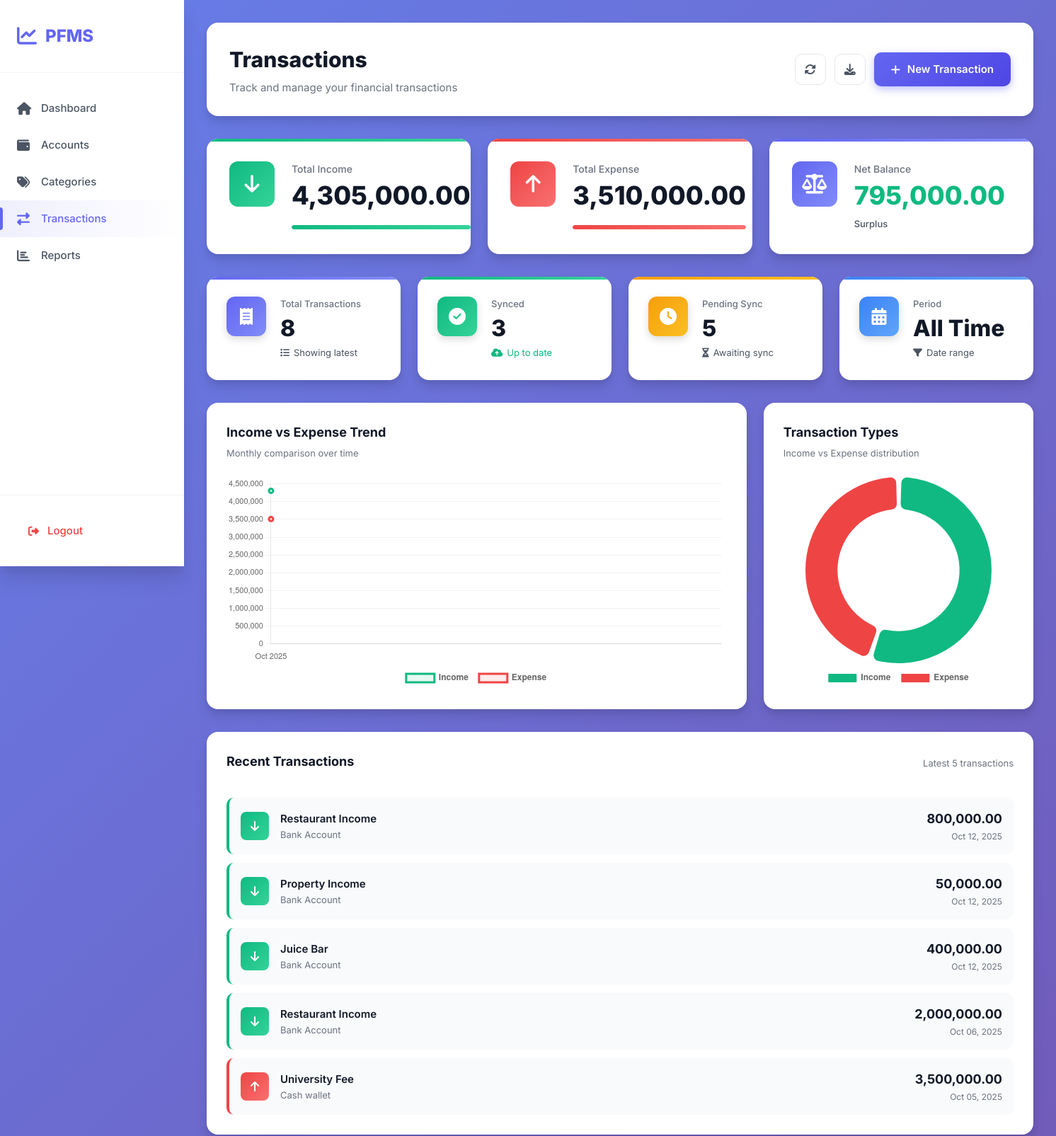
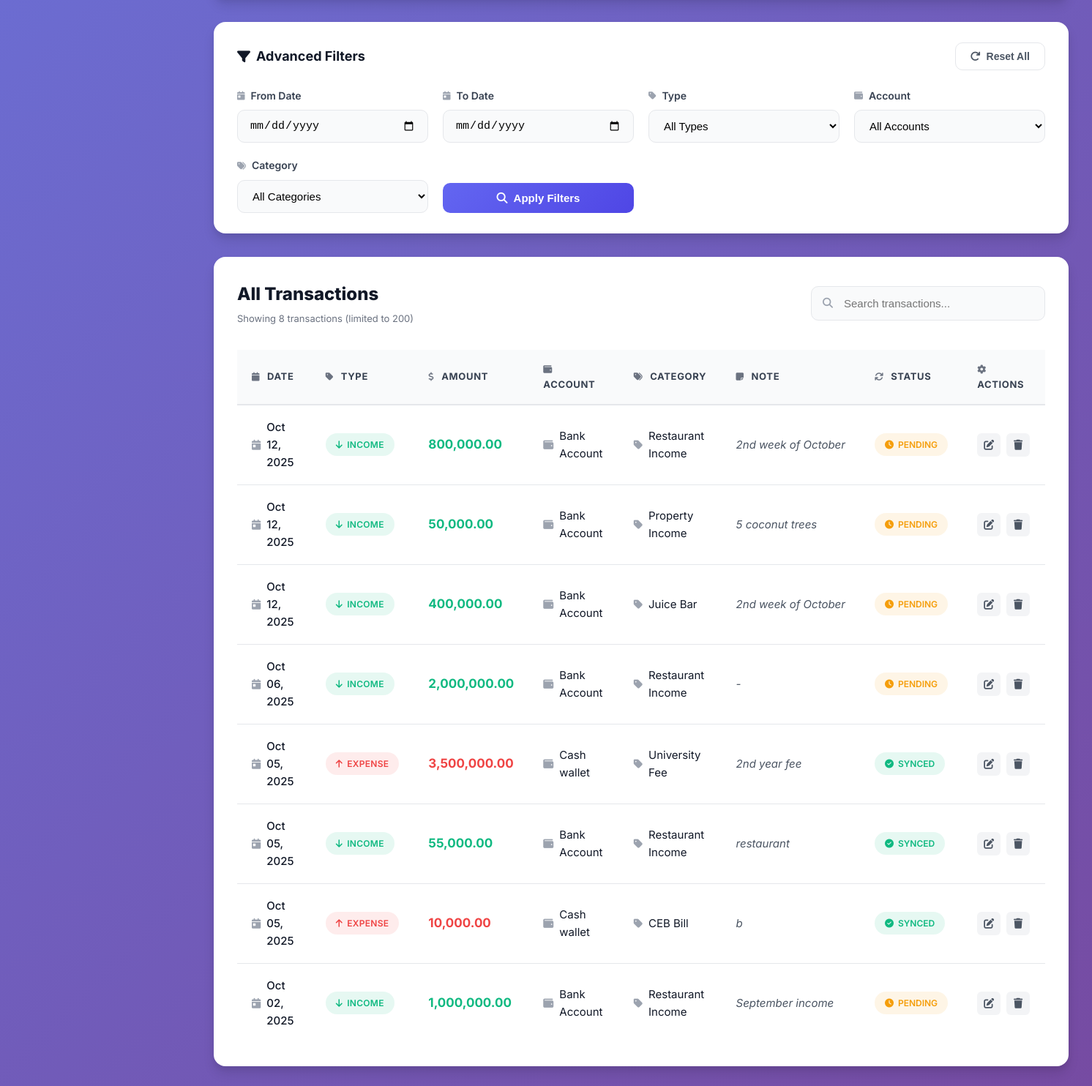
Screenshot of /app/transactions/index.php (signed in) with the database file from the repository (2 pictures, top to bottom).
### tables this page shows
CREATE TABLE TRANSACTIONS_LOCAL (
  local_txn_id       INTEGER PRIMARY KEY AUTOINCREMENT,
  client_txn_uuid    TEXT NOT NULL UNIQUE,
  user_local_id      INTEGER NOT NULL,
  account_local_id   INTEGER NOT NULL,
  category_local_id  INTEGER NOT NULL,
  txn_type           TEXT NOT NULL CHECK(txn_type IN ('INCOME','EXPENSE','TRANSFER')),
  amount             REAL NOT NULL,
  txn_date           TEXT NOT NULL, -- ISO-8601
  note               TEXT,
  sync_status        TEXT NOT NULL DEFAULT 'PENDING' CHECK(sync_status IN ('PENDING','SYNCED','CONFLICT')),
  server_txn_id      INTEGER,
  created_at         TEXT NOT NULL,
  updated_at         TEXT NOT NULL,
  last_sync_at       TEXT,
  FOREIGN KEY(user_local_id)     REFERENCES USERS_LOCAL(local_user_id),
  FOREIGN KEY(account_local_id)  REFERENCES ACCOUNTS_LOCAL(local_account_id),
  FOREIGN KEY(category_local_id) REFERENCES CATEGORIES_LOCAL(local_category_id)
);

CREATE TABLE CATEGORIES_LOCAL (
  local_category_id  INTEGER PRIMARY KEY AUTOINCREMENT,
  user_local_id      INTEGER NOT NULL,
  server_category_id INTEGER,
  parent_local_id    INTEGER,
  category_name      TEXT NOT NULL,
  category_type      TEXT NOT NULL CHECK(category_type IN ('INCOME','EXPENSE')),
  created_at         TEXT NOT NULL,
  updated_at         TEXT NOT NULL,
  FOREIGN KEY(user_local_id)   REFERENCES USERS_LOCAL(local_user_id),
  FOREIGN KEY(parent_local_id) REFERENCES CATEGORIES_LOCAL(local_category_id)
);

CREATE TABLE ACCOUNTS_LOCAL (
  local_account_id  INTEGER PRIMARY KEY AUTOINCREMENT,
  user_local_id     INTEGER NOT NULL,
  server_account_id INTEGER,
  account_name      TEXT NOT NULL,
  account_type      TEXT NOT NULL CHECK(account_type IN ('CASH','BANK','CARD','MOBILE')),
  currency_code     TEXT NOT NULL DEFAULT 'LKR',
  opening_balance   REAL NOT NULL DEFAULT 0,
  is_active         INTEGER NOT NULL DEFAULT 1, -- 1/0
  created_at        TEXT NOT NULL,
  updated_at        TEXT NOT NULL,
  FOREIGN KEY(user_local_id) REFERENCES USERS_LOCAL(local_user_id)
);

### app/transactions/index.php (the view, shortened to what the rows shown need)
<?php
if (!function_exists('h')) {
    function h($v) { return htmlspecialchars((string)$v, ENT_QUOTES, 'UTF-8'); }
}
$pdo = sqlite();
$uid = (int)($_SESSION['uid'] ?? 0);
$where = ["t.user_local_id = ?"];
$args  = [$uid];
$sql = "
SELECT
  t.local_txn_id, t.client_txn_uuid, t.txn_type, t.amount, t.txn_date, t.note, t.sync_status,
  a.account_name,
  c.category_name
FROM TRANSACTIONS_LOCAL t
JOIN ACCOUNTS_LOCAL a ON a.local_account_id = t.account_local_id
JOIN CATEGORIES_LOCAL c ON c.local_category_id = t.category_local_id
WHERE " . implode(' AND ', $where) . "
ORDER BY datetime(t.txn_date) DESC, t.local_txn_id DESC
LIMIT 200
";
$stmt = $pdo->prepare($sql);
$stmt->execute($args);
$rows = $stmt->fetchAll(PDO::FETCH_ASSOC);
$totSql = "
SELECT
  SUM(CASE WHEN t.txn_type='INCOME'  THEN t.amount ELSE 0 END) AS total_income,
  SUM(CASE WHEN t.txn_type='EXPENSE' THEN t.amount ELSE 0 END) AS total_expense
FROM TRANSACTIONS_LOCAL t
WHERE " . implode(' AND ', $where) . "
";
$sum = $pdo->prepare($totSql);
$sum->execute($args);
$tot = $sum->fetch(PDO::FETCH_ASSOC);
$income  = (float)($tot['total_income'] ?? 0);
$expense = (float)($tot['total_expense'] ?? 0);
$total_transactions = count($rows);
$monthly_data = [];
foreach($rows as $r) {
    $month = date('M Y', strtotime($r['txn_date']));
    if (!isset($monthly_data[$month])) {
        $monthly_data[$month] = ['income' => 0, 'expense' => 0];
    }
    if ($r['txn_type'] === 'INCOME') {
        $monthly_data[$month]['income'] += (float)$r['amount'];
    } else {
        $monthly_data[$month]['expense'] += (float)$r['amount'];
    }
}
$monthly_data = array_slice($monthly_data, 0, 6, true);
$recent = array_slice($rows, 0, 5);
?>
<!doctype html>
<html lang="en">
<head>
  <link rel="stylesheet" href="https://cdnjs.cloudflare.com/ajax/libs/font-awesome/6.4.0/css/all.min.css">
  <link rel="stylesheet" href="index.css">
</head>
<body>
<div class="app-container">
  <main class="main-content">
    <div class="top-bar">
      <div class="page-title">
        <h1>Transactions</h1>
      </div>
    </div>
    <?php if ($total_transactions > 0): ?>
    <div class="recent-section">
      <div class="recent-list">
        <?php foreach($recent as $txn): ?>
        <div class="recent-item <?= strtolower($txn['txn_type']) ?>">
          <div class="recent-icon">
            <i class="fas fa-<?= $txn['txn_type'] === 'INCOME' ? 'arrow-down' : 'arrow-up' ?>"></i>
          </div>
          <div class="recent-content">
            <span class="recent-category"><?= h($txn['category_name']) ?></span>
            <span class="recent-account"><?= h($txn['account_name']) ?></span>
          </div>
          <div class="recent-right">
            <span class="recent-amount"><?= number_format((float)$txn['amount'], 2) ?></span>
            <span class="recent-date"><?= date('M d, Y', strtotime($txn['txn_date'])) ?></span>
          </div>
        </div>
        <?php endforeach; ?>
      </div>
    </div>
    <?php endif; ?>
    <div class="table-section">
      <div class="section-header">
        <div>
          <h2>All Transactions</h2>
        </div>
      </div>
      <?php if (empty($rows)): ?>
      <div class="empty-state">
        <div class="empty-icon">
          <i class="fas fa-receipt"></i>
        </div>
        <h3>No Transactions Found</h3>
        <p>Start tracking your finances by adding your first transaction</p>
        <a href="<?= APP_BASE ?>/app/transactions/create.php" class="btn-primary">
          <i class="fas fa-plus"></i>
          <span>Add First Transaction</span>
        </a>
      </div>
      <?php else: ?>
      <div class="transactions-table">
        <table>
          <thead>
            <tr>
              <th><i class="fas fa-calendar"></i> Date</th>
              <th><i class="fas fa-tag"></i> Type</th>
              <th><i class="fas fa-dollar-sign"></i> Amount</th>
              <th><i class="fas fa-wallet"></i> Account</th>
              <th><i class="fas fa-tags"></i> Category</th>
              <th><i class="fas fa-sticky-note"></i> Note</th>
              <th><i class="fas fa-sync"></i> Status</th>
              <th><i class="fas fa-cog"></i> Actions</th>
            </tr>
          </thead>
          <tbody id="transactionsBody">
            <?php foreach($rows as $r): ?>
            <tr data-search="<?= h(strtolower($r['account_name'] . ' ' . $r['category_name'] . ' ' . $r['note'] . ' ' . $r['txn_type'])) ?>">
              <td>
                <div class="date-cell">
                  <i class="fas fa-calendar-day"></i>
                  <?= date('M d, Y', strtotime($r['txn_date'])) ?>
                </div>
              </td>
              <td>
                <span class="badge badge-<?= strtolower($r['txn_type']) ?>">
                  <i class="fas fa-<?= $r['txn_type'] === 'INCOME' ? 'arrow-down' : 'arrow-up' ?>"></i>
                  <?= h($r['txn_type']) ?>
                </span>
              </td>
              <td>
                <span class="amount-cell <?= strtolower($r['txn_type']) ?>">
                  <?= number_format((float)$r['amount'], 2) ?>
                </span>
              </td>
              <td>
                <div class="account-cell">
                  <i class="fas fa-wallet"></i>
                  <?= h($r['account_name']) ?>
                </div>
              </td>
              <td>
                <div class="category-cell">
                  <i class="fas fa-tag"></i>
                  <?= h($r['category_name']) ?>
                </div>
              </td>
              <td class="note-cell"><?= h($r['note']) ?: '-' ?></td>
              <td>
                <span class="sync-badge <?= strtolower($r['sync_status']) ?>">
                  <i class="fas fa-<?= $r['sync_status'] === 'SYNCED' ? 'check-circle' : 'clock' ?>"></i>
                  <?= h($r['sync_status']) ?>
                </span>
              </td>
              <td>
                <div class="action-buttons">
                  <a href="<?= APP_BASE ?>/app/transactions/edit.php?id=<?= (int)$r['local_txn_id'] ?>"
                     class="btn-icon-small" title="Edit">
                    <i class="fas fa-edit"></i>
                  </a>
                  <a href="<?= APP_BASE ?>/app/transactions/delete.php?id=<?= (int)$r['local_txn_id'] ?>"
                     class="btn-icon-small delete"
                     title="Delete"
                     onclick="return confirm('Delete this transaction?')">
                    <i class="fas fa-trash"></i>
                  </a>
                </div>
              </td>
            </tr>
            <?php endforeach; ?>
          </tbody>
        </table>
      </div>
      <?php endif; ?>
    </div>
  </main>
</div>
<script>
// Search functionality
document.getElementById('searchInput')?.addEventListener('input', function(e) {
  const search = e.target.value.toLowerCase();
  document.querySelectorAll('#transactionsBody tr').forEach(row => {
    const searchText = row.dataset.search;
    row.style.display = searchText.includes(search) ? '' : 'none';
  });
});
<?php if ($total_transactions > 0 && !empty($monthly_data)): ?>
// Chart configuration
const chartConfig = {
  responsive: true,
  maintainAspectRatio: false,
  plugins: {
    legend: {
      display: true,
      position: 'bottom',
      labels: { padding: 15, font: { size: 12, weight: '600' } }
    },
    tooltip: {
      backgroundColor: 'rgba(15, 23, 42, 0.95)',
      padding: 12,
      borderRadius: 8,
      titleFont: { size: 14, weight: 'bold' },
      bodyFont: { size: 13 }
    }
  }
};
// Trend Chart
const monthlyLabels = <?= json_encode(array_keys($monthly_data)) ?>;
const incomeData = <?= json_encode(array_column($monthly_data, 'income')) ?>;
const expenseData = <?= json_encode(array_column($monthly_data, 'expense')) ?>;
new Chart(document.getElementById('trendChart'), {
  type: 'line',
  data: {
    labels: monthlyLabels,
    datasets: [
      {
        label: 'Income',
        data: incomeData,
        borderColor: '#10b981',
        backgroundColor: 'rgba(16, 185, 129, 0.1)',
        tension: 0.4,
        fill: true,
        borderWidth: 3
      },
      {
        label: 'Expense',
        data: expenseData,
        borderColor: '#ef4444',
        backgroundColor: 'rgba(239, 68, 68, 0.1)',
        tension: 0.4,
        fill: true,
        borderWidth: 3
      }
    ]
  },
  options: {
    ...chartConfig,
    scales: {
      y: {
        beginAtZero: true,
        grid: { color: 'rgba(0,0,0,0.05)' },
        ticks: { font: { size: 11 } }
      },
      x: {
        grid: { display: false },
        ticks: { font: { size: 11 } }
      }
    }
  }
});
// Type Distribution Chart
new Chart(document.getElementById('typeChart'), {
  type: 'doughnut',
  data: {
    labels: ['Income', 'Expense'],
    datasets: [{
      data: [<?= $income ?>, <?= $expense ?>],
      backgroundColor: ['#10b981', '#ef4444'],
      borderWidth: 0,
      borderRadius: 8,
      spacing: 4
    }]
  },
  options: {
    ...chartConfig,
    cutout: '65%'
  }
});
<?php endif; ?>
</script>
</body>
</html>

### rows the page displays
transactions_local: category_local.category_name "Restaurant Income", account_local.account_name "Bank Account", amount "800,000.00", txn_date "Oct 12, 2025", txn_type "INCOME", note "2nd week of October", sync_status "PENDING"
transactions_local: category_local.category_name "Property Income", account_local.account_name "Bank Account", amount "50,000.00", txn_date "Oct 12, 2025", txn_type "INCOME", note "5 coconut trees", sync_status "PENDING"
transactions_local: category_local.category_name "Juice Bar", account_local.account_name "Bank Account", amount "400,000.00", txn_date "Oct 12, 2025", txn_type "INCOME", note "2nd week of October", sync_status "PENDING"
transactions_local: category_local.category_name "Restaurant Income", account_local.account_name "Bank Account", amount "2,000,000.00", txn_date "Oct 06, 2025", txn_type "INCOME", note "-", sync_status "PENDING"
transactions_local: category_local.category_name "University Fee", account_local.account_name "Cash wallet", amount "3,500,000.00", txn_date "Oct 05, 2025", txn_type "EXPENSE", note "2nd year fee", sync_status "SYNCED"
transactions_local: txn_date "Oct 05, 2025", txn_type "INCOME", amount "55,000.00", account_local.account_name "Bank Account", category_local.category_name "Restaurant Income", note "restaurant", sync_status "SYNCED"
transactions_local: txn_date "Oct 05, 2025", txn_type "EXPENSE", amount "10,000.00", account_local.account_name "Cash wallet", category_local.category_name "CEB Bill", note "b", sync_status "SYNCED"
transactions_local: txn_date "Oct 02, 2025", txn_type "INCOME", amount "1,000,000.00", account_local.account_name "Bank Account", category_local.category_name "Restaurant Income", note "September income", sync_status "PENDING"

### other values shown
$income "4,305,000.00"
$expense "3,510,000.00"
$net "795,000.00"
$total_transactions "8"
$synced "3"
$pending "5"
count($rows) "8"
chart data {{ json_encode(array_column($monthly_data, 'income')) }} [4305000]
chart data {{ json_encode(array_column($monthly_data, 'expense')) }} [3510000]
chart data {{ $income }} 4305000
